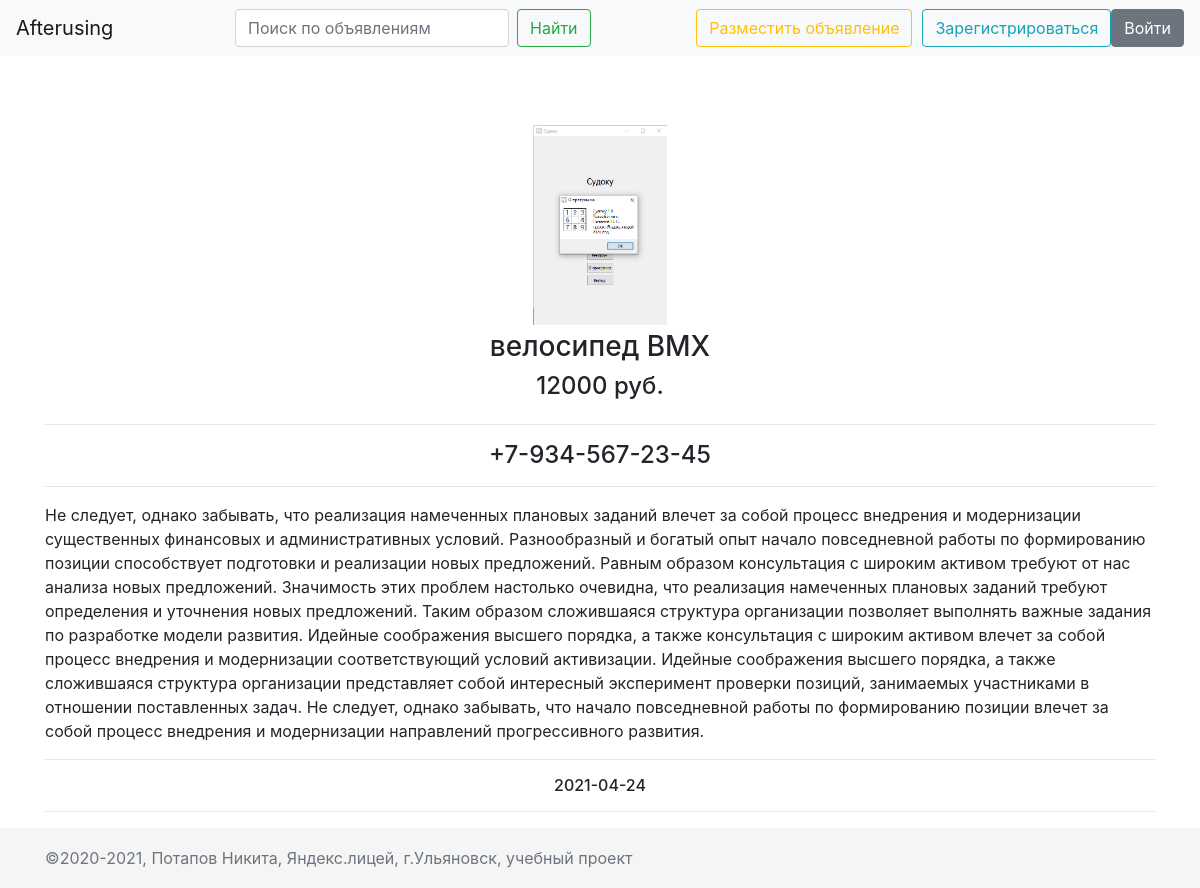
The page /product_details/1 on the database its author committed.
### data/products.py (models this page shows, shortened)
class Product(SqlAlchemyBase, SerializerMixin):
    __tablename__ = 'products'
    id = sqlalchemy.Column(sqlalchemy.Integer,
                           primary_key=True, autoincrement=True, index=True)
    user_id = sqlalchemy.Column(sqlalchemy.Integer, sqlalchemy.ForeignKey('users.id'))
    user = orm.relation('User')
    path_to_img = sqlalchemy.Column(sqlalchemy.String, nullable=True)
    cost = sqlalchemy.Column(sqlalchemy.Integer, nullable=True)
    title = sqlalchemy.Column(sqlalchemy.String, nullable=True, index=True)
    content = sqlalchemy.Column(sqlalchemy.String, nullable=True)
    contact_number = sqlalchemy.Column(sqlalchemy.String, nullable=True)
    created_date = sqlalchemy.Column(sqlalchemy.DateTime)
    low_title = sqlalchemy.Column(sqlalchemy.String, nullable=True, index=True)
    low_content = sqlalchemy.Column(sqlalchemy.String, nullable=True)

### main.py (the view)
@app.route('/product_details/<int:id>', methods=['GET', 'POST'])
def product_details(id):
    db_sess = db_session.create_session()
    product = db_sess.query(Product).filter(Product.id == id).first()
    if product:
        params = {
            'title': product.title,
            'product': product
        }
        return render_template('product_details.html', **params)
    else:
        return abort(404)

### data/db_session.py (called while the page is built)
def create_session() -> Session:
    global __factory
    return __factory()

### templates/product_details.html (shortened to what this page needs)
{% extends "base.html" %}
{% block content %}
    <div class="d-flex justify-content-center align-items-center">
        <div class="inline-block align-middle d-flex flex-column">
            <div class="single-product">
                    <div class="product-img d-flex justify-content-center">
                        <a href="{{ request.referrer }}">
                            <img class="default-img" src="../{{ product.path_to_img }}" alt="фотография"
                                style="max-width: 80vh;">
                        </a>
                    </div>
                <div class="product-content">
                    <h3 class="d-flex justify-content-center">{{ product.title }}</h3>
                    <div class="product-price d-flex justify-content-center">
                        <h4>{{ product.cost }} руб.</h4>
                    </div>
                    <hr>
                    <h4 class="d-flex justify-content-center">{{ product.contact_number}}</h4>
                    <hr>
                    <div class="d-flex justify-content-center">
                        {{ product.content }}
                    </div>
                    <hr>
                    <h6 class="d-flex justify-content-center">{{ product.created_date.date() }}</h6>
                    <hr>
                </div>
            </div>
        </div>
    </div>
{% endblock %}

### templates/base.html (shortened to what this page needs)
<!doctype html>
<html lang="en">
<head>
    <link rel="stylesheet"
          href="https://cdnjs.cloudflare.com/ajax/libs/twitter-bootstrap/4.6.0/css/bootstrap.min.css"
>
    <link rel="stylesheet" href="static/css/style.css">
</head>
<body>
    <header class="header">
        <nav class="navbar navbar-expand-md navbar-light fixed-top bg-light">
            <div class="collapse navbar-collapse d-flex justify-content-between" id="navbarCollapse">
                <div class="nav-item">
                    <a class="navbar-brand" href="/">Afterusing</a>
                </div>
                <div class="nav-item">
                    <form class="form-inline mt-2 mt-md-0">
                        <input class="form-control mr-sm-2" type="text" placeholder="Поиск по объявлениям"
                               aria-label="Search" name="q" value="{{ request.args.get('q', '') }}">
                        <button class="btn btn-outline-success my-2 my-sm-0" type="submit">Найти</button>
                    </form>
                </div>
                <div class="nav-item">
                    <div class="d-flex">
                        <a class="btn btn-outline-warning my-2 my-sm-0" style="margin-right: 10px;" href="/add_product">Разместить объявление</a>
                        {% if current_user.is_authenticated %}
                        <div class="dropdown">
                          <a class="btn btn-secondary dropdown-toggle" href="#" role="button" id="dropdownMenuLink" data-toggle="dropdown" aria-haspopup="true" aria-expanded="false">
                            {{ current_user.name }}
                          </a>
                          <div class="dropdown-menu" aria-labelledby="dropdownMenuLink">
                            <a class="dropdown-item" href="/my_products">Мои объявления</a>
                            <div class="dropdown-divider"></div>
                            <a class="dropdown-item" href="/logout">Выйти</a>
                          </div>
                        </div>
                        {% else %}
                        <div class="d-flex">
                            <a class="btn btn-outline-info my-2 my-sm-0" href="/register">Зарегистрироваться</a>
                            <a class="btn btn-secondary my-2 my-sm-0" href="/login">Войти</a>
                        </div>
                        {% endif %}
                    </div>
                </div>
            </div>
        </nav>
    </header>
    <main role="main" class="container" style="margin-top: 60px; margin-bottom: 60px;">
        <div class="block-content">
        {% block content %}
        {% endblock %}
        </div>
    </main>
    <footer class="footer">
        <div class="container">
            <span class="text-muted">©2020-2021, Потапов Никита, Яндекс.лицей, г.Ульяновск, учебный проект</span>
        </div>
    </footer>
</body>
</html>

### static/css/style.css (style rules this page uses)
html { position: relative; min-height: 100%; }
body { height: 100%; }
.header { top: 0; width: 100%; }
.footer { position: absolute; bottom: 0; width: 100%; height: 60px; line-height: 60px; background-color: #f5f5f5; }
img { display: block; margin: 5px; max-width: 100%; height: auto; }
body > .container { padding: 60px 15px 0; }
.block-content { height: 100%; }
footer > .container { padding-right: 15px; padding-left: 15px; }
.product-content { bottom: 0; word-break: break-word; }
.default-img { max-height: 25vh; object-fit: cover; }

### rows shown on the page
Product: title "велосипед BMX", cost "12000", contact_number "+7-934-567-23-45", content "Не следует, однако забывать, что реализация намеченных плановых заданий влечет за собой процесс внедрения и модернизации существенных финансовых и административных условий. Разнообразный и богатый опыт начало повседневной работы по формированию позиции способствует подготовки и реализации новых предложений. Равным образом консультация с широким активом требуют от нас анализа новых предложений. Значимость этих проблем настолько очевидна, что реализация намеченных плановых заданий требуют определения и уточнения новых предложений. Таким образом сложившаяся структура организации позволяет выполнять важные задания по разработке модели развития. Идейные соображения высшего порядка, а также…", created_date "2021-04-24"
